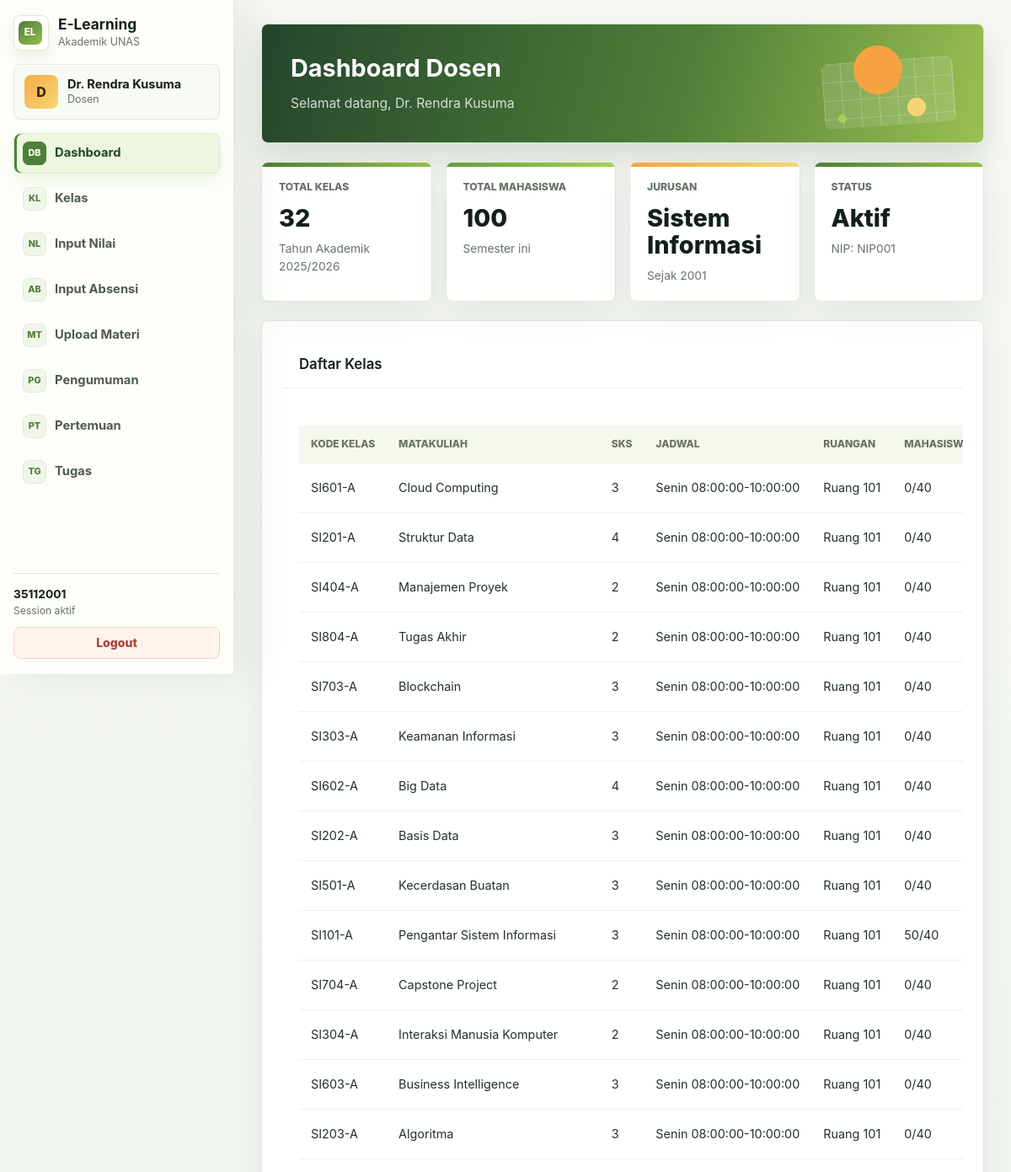
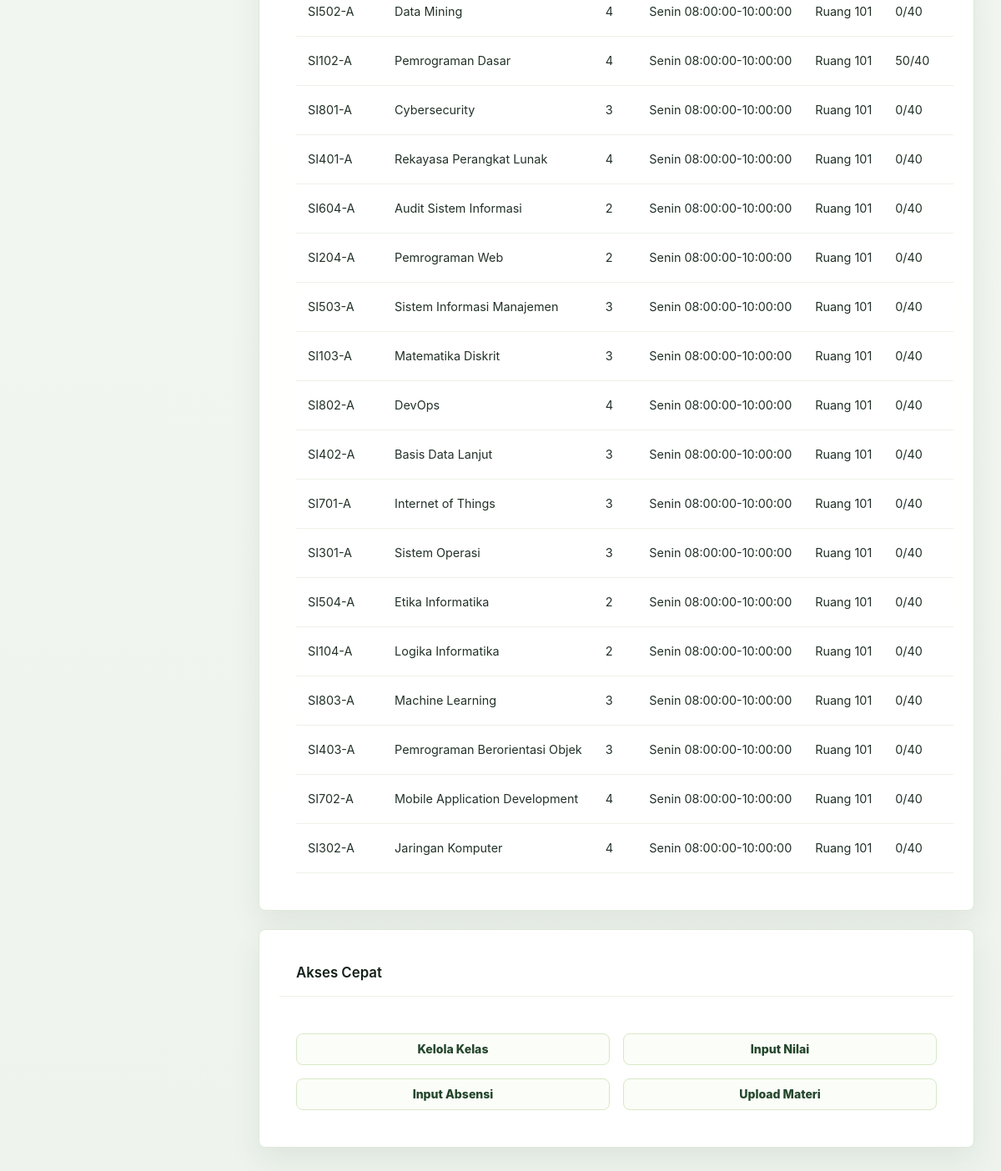
Page /src/dosen/dashboard.php (signed in) on the committed database (2 pictures, top to bottom).
### tables this page shows
CREATE TABLE IF NOT EXISTS dosen (
  id INT PRIMARY KEY AUTO_INCREMENT,
  user_id INT NOT NULL UNIQUE,
  nip VARCHAR(20) UNIQUE,
  jurusan_id INT NOT NULL,
  tahun_mulai_mengajar INT NOT NULL,
  status_akademik ENUM('aktif', 'cuti', 'pensiun') DEFAULT 'aktif',
  created_at TIMESTAMP DEFAULT CURRENT_TIMESTAMP,
  updated_at TIMESTAMP DEFAULT CURRENT_TIMESTAMP ON UPDATE CURRENT_TIMESTAMP,
  FOREIGN KEY (user_id) REFERENCES users(id) ON DELETE CASCADE,
  FOREIGN KEY (jurusan_id) REFERENCES jurusan(id),
  INDEX idx_jurusan (jurusan_id)
);

CREATE TABLE IF NOT EXISTS users (
  id INT PRIMARY KEY AUTO_INCREMENT,
  username VARCHAR(8) UNIQUE NOT NULL,
  password VARCHAR(255) NOT NULL,
  nama_lengkap VARCHAR(100) NOT NULL,
  nama_depan VARCHAR(50) NOT NULL,
  email VARCHAR(100),
  role ENUM('mahasiswa', 'dosen', 'admin') NOT NULL,
  status ENUM('aktif', 'nonaktif') DEFAULT 'aktif',
  last_login TIMESTAMP NULL,
  created_at TIMESTAMP DEFAULT CURRENT_TIMESTAMP,
  updated_at TIMESTAMP DEFAULT CURRENT_TIMESTAMP ON UPDATE CURRENT_TIMESTAMP,
  INDEX idx_username (username),
  INDEX idx_role (role)
);

CREATE TABLE IF NOT EXISTS jurusan (
  id INT PRIMARY KEY AUTO_INCREMENT,
  kode_jurusan VARCHAR(2) UNIQUE NOT NULL,
  nama_jurusan VARCHAR(100) NOT NULL,
  deskripsi TEXT,
  created_at TIMESTAMP DEFAULT CURRENT_TIMESTAMP
);

CREATE TABLE IF NOT EXISTS kelas (
  id INT PRIMARY KEY AUTO_INCREMENT,
  matakuliah_id INT NOT NULL,
  dosen_id INT NOT NULL,
  kode_kelas VARCHAR(10) UNIQUE NOT NULL,
  semester INT NOT NULL,
  tahun_akademik VARCHAR(9) NOT NULL,
  hari VARCHAR(20) NOT NULL,
  jam_mulai TIME NOT NULL,
  jam_selesai TIME NOT NULL,
  ruangan VARCHAR(50),
  kapasitas INT DEFAULT 40,
  jumlah_mahasiswa INT DEFAULT 0,
  created_at TIMESTAMP DEFAULT CURRENT_TIMESTAMP,
  updated_at TIMESTAMP DEFAULT CURRENT_TIMESTAMP ON UPDATE CURRENT_TIMESTAMP,
  FOREIGN KEY (matakuliah_id) REFERENCES matakuliah(id),
  FOREIGN KEY (dosen_id) REFERENCES dosen(id),
  INDEX idx_dosen (dosen_id),
  INDEX idx_matakuliah (matakuliah_id),
  INDEX idx_tahun_akademik (tahun_akademik)
);

CREATE TABLE IF NOT EXISTS matakuliah (
  id INT PRIMARY KEY AUTO_INCREMENT,
  kode_matkul VARCHAR(10) UNIQUE NOT NULL,
  nama_matkul VARCHAR(100) NOT NULL,
  sks INT NOT NULL,
  semester INT NOT NULL,
  jurusan_id INT NOT NULL,
  deskripsi TEXT,
  created_at TIMESTAMP DEFAULT CURRENT_TIMESTAMP,
  updated_at TIMESTAMP DEFAULT CURRENT_TIMESTAMP ON UPDATE CURRENT_TIMESTAMP,
  FOREIGN KEY (jurusan_id) REFERENCES jurusan(id),
  INDEX idx_semester (semester),
  INDEX idx_jurusan (jurusan_id)
);

### src/auth/check_auth.php (called while the page is built, shortened)
<?php
function isLoggedIn() {
  return isset($_SESSION['user_id']) && !empty($_SESSION['user_id']);
}
function getCurrentUser() {
  return [
    'id' => $_SESSION['user_id'],
    'username' => $_SESSION['username'],
    'nama_lengkap' => $_SESSION['nama_lengkap'],
    'role' => $_SESSION['role'],
    'email' => $_SESSION['email'] ?? null
  ];
}
?>

### src/helpers/db.php (called while the page is built, shortened)
<?php
function executeQuery($conn, $sql, $params = [], $types = '') {
  try {
    $stmt = $conn->prepare($sql);
    if (!empty($params)) {
      $stmt->bind_param($types, ...$params);
    }
    if (!$stmt->execute()) {
      throw new Exception("Execute failed: " . $stmt->error);
    }
    return $stmt;
  } catch (Exception $e) {
    error_log("Database error: " . $e->getMessage());
    return false;
  }
}
function fetchRow($conn, $sql, $params = [], $types = '') {
  $stmt = executeQuery($conn, $sql, $params, $types);
  $result = $stmt->get_result();
  $row = $result->fetch_assoc();
  return $row;
}
function fetchAll($conn, $sql, $params = [], $types = '') {
  $stmt = executeQuery($conn, $sql, $params, $types);
  $result = $stmt->get_result();
  $rows = [];
  while ($row = $result->fetch_assoc()) {
    $rows[] = $row;
  }
  return $rows;
}
function getDosenByUserId($conn, $userId) {
  return fetchRow($conn, "
    SELECT d.*, j.nama_jurusan, u.nama_lengkap, u.email
    FROM dosen d
    JOIN jurusan j ON d.jurusan_id = j.id
    JOIN users u ON d.user_id = u.id
    WHERE d.user_id = ?
  ", [$userId], 'i');
}
function getKelasByDosenId($conn, $dosenId, $tahunAkademik = null) {
  $sql = "
    SELECT k.*, m.nama_matkul, m.sks, COUNT(krs.id) as jumlah_mahasiswa
    FROM kelas k
    JOIN matakuliah m ON k.matakuliah_id = m.id
    LEFT JOIN krs ON k.id = krs.kelas_id AND krs.status_krs = 'diambil'
    WHERE k.dosen_id = ?
  ";
  $params = [$dosenId];
  $types = 'i';
  if ($tahunAkademik) {
    $sql .= " AND k.tahun_akademik = ?";
    $params[] = $tahunAkademik;
    $types .= 's';
  }
  $sql .= " GROUP BY k.id ORDER BY k.hari, k.jam_mulai";
  return fetchAll($conn, $sql, $params, $types);
}

### src/dosen/dashboard.php (the view, shortened to what this page needs)
<?php
require_once __DIR__ . '/../../config/database.php';
require_once __DIR__ . '/../helpers/db.php';
require_once __DIR__ . '/../auth/check_auth.php';
$user = getCurrentUser();
$dosen = getDosenByUserId($conn, $user['id']);
$tahunAkademik = '2025/2026';
$kelasDosen = getKelasByDosenId($conn, $dosen['id'], $tahunAkademik);
$totalKelas = count($kelasDosen);
$totalMahasiswa = 0;
foreach ($kelasDosen as $kelas) {
  $totalMahasiswa += $kelas['jumlah_mahasiswa'];
}
?>
<!DOCTYPE html>
<html lang="id">
<head>
  <link rel="stylesheet" href="/elearning_unas/public/css/style.css?v=20260702-fix3">
  <link rel="stylesheet" href="/elearning_unas/public/css/app.css?v=20260702-fix3">
</head>
<body>
  <?php include __DIR__ . '/../components/sidebar.php'; ?>
  <main>
    <div class="page-header">
      <h1 class="page-title">Dashboard Dosen</h1>
      <p class="page-subtitle">Selamat datang, <?php echo htmlspecialchars($user['nama_lengkap']); ?></p>
    </div>
    <div class="dashboard-grid">
      <div class="stat-card">
        <div class="stat-label">Total Kelas</div>
        <div class="stat-value"><?php echo $totalKelas; ?></div>
        <div class="stat-change">Tahun Akademik <?php echo $tahunAkademik; ?></div>
      </div>
      <div class="stat-card success">
        <div class="stat-label">Total Mahasiswa</div>
        <div class="stat-value"><?php echo $totalMahasiswa; ?></div>
        <div class="stat-change">Semester ini</div>
      </div>
      <div class="stat-card warning">
        <div class="stat-label">Jurusan</div>
        <div class="stat-value"><?php echo htmlspecialchars($dosen['nama_jurusan']); ?></div>
        <div class="stat-change">Sejak <?php echo $dosen['tahun_mulai_mengajar']; ?></div>
      </div>
      <div class="stat-card">
        <div class="stat-label">Status</div>
        <div class="stat-value"><?php echo ucfirst($dosen['status_akademik']); ?></div>
        <div class="stat-change">NIP: <?php echo htmlspecialchars($dosen['nip']); ?></div>
      </div>
    </div>
    <div class="card" style="margin-top: 2rem;">
      <div class="card-header">
        <h2 class="card-title">Daftar Kelas</h2>
      </div>
      <div class="card-body">
        <?php if (empty($kelasDosen)): ?>
          <p class="text-muted">Tidak ada kelas untuk tahun akademik ini</p>
        <?php else: ?>
          <table class="table">
            <thead>
              <tr>
                <th>Kode Kelas</th>
                <th>Matakuliah</th>
                <th>SKS</th>
                <th>Jadwal</th>
                <th>Ruangan</th>
                <th>Mahasiswa</th>
              </tr>
            </thead>
            <tbody>
              <?php foreach ($kelasDosen as $kelas): ?>
                <tr>
                  <td><?php echo htmlspecialchars($kelas['kode_kelas']); ?></td>
                  <td><?php echo htmlspecialchars($kelas['nama_matkul']); ?></td>
                  <td><?php echo $kelas['sks']; ?></td>
                  <td><?php echo $kelas['hari'] . ' ' . $kelas['jam_mulai'] . '-' . $kelas['jam_selesai']; ?></td>
                  <td><?php echo htmlspecialchars($kelas['ruangan']); ?></td>
                  <td><?php echo $kelas['jumlah_mahasiswa']; ?>/<?php echo $kelas['kapasitas']; ?></td>
                </tr>
              <?php endforeach; ?>
            </tbody>
          </table>
        <?php endif; ?>
      </div>
    </div>
    <div class="card" style="margin-top: 2rem;">
      <div class="card-header">
        <h2 class="card-title">Akses Cepat</h2>
      </div>
      <div class="card-body">
        <div class="grid grid-cols-2" style="gap: 1rem;">
          <a href="/elearning_unas/src/dosen/kelas.php" class="btn btn-outline" style="justify-content: center;">
            Kelola Kelas
          </a>
          <a href="/elearning_unas/src/dosen/nilai.php" class="btn btn-outline" style="justify-content: center;">
            Input Nilai
          </a>
          <a href="/elearning_unas/src/dosen/absensi.php" class="btn btn-outline" style="justify-content: center;">
            Input Absensi
          </a>
          <a href="/elearning_unas/src/dosen/materi.php" class="btn btn-outline" style="justify-content: center;">
            Upload Materi
          </a>
        </div>
      </div>
    </div>
  </main>
</body>
</html>

### src/components/sidebar.php (shortened to what this page needs)
<?php
require_once __DIR__ . '/../auth/check_auth.php';
$current_page = basename($_SERVER['PHP_SELF']);
$user = getCurrentUser();
$roleMenus = $menus[$user['role']] ?? [];
$roleDisplay = [
  'mahasiswa' => 'Mahasiswa',
  'dosen' => 'Dosen',
  'admin' => 'Administrator'
][$user['role']] ?? 'User';
$initials = strtoupper(substr($user['nama_lengkap'] ?? 'U', 0, 1));
?>
<aside class="sidebar">
  <div class="sidebar-header">
    <div class="sidebar-brand">
      <div class="brand-mark">EL</div>
      <div>
        <h3>E-Learning</h3>
        <span>Akademik UNAS</span>
      </div>
    </div>
  </div>
  <div class="sidebar-user">
    <div class="user-avatar"><?php echo htmlspecialchars($initials); ?></div>
    <div class="user-meta">
      <strong><?php echo htmlspecialchars($user['nama_lengkap']); ?></strong>
      <span><?php echo htmlspecialchars($roleDisplay); ?></span>
    </div>
  </div>
  <nav class="sidebar-nav">
    <?php foreach ($roleMenus as $item): ?>
      <a href="<?php echo htmlspecialchars($item['href']); ?>" class="nav-item <?php echo $current_page === $item['file'] ? 'active' : ''; ?>">
        <span class="nav-icon"><?php echo htmlspecialchars($item['icon']); ?></span>
        <?php echo htmlspecialchars($item['label']); ?>
      </a>
    <?php endforeach; ?>
  </nav>
  <div class="sidebar-footer">
    <div class="sidebar-footnote">
      <strong><?php echo htmlspecialchars($user['username']); ?></strong>
      <span>Session aktif</span>
    </div>
    <a href="/elearning_unas/src/auth/logout.php" class="btn btn-danger btn-block">Logout</a>
  </div>
</aside>

### rows in the picture
dosen: user.nama_lengkap "D", user.nama_lengkap "Dr. Rendra Kusuma", jurusan.nama_jurusan "Sistem Informasi", tahun_mulai_mengajar "2001", status_akademik "Aktif", nip "NIP001"
kelas: kode_kelas "SI601-A", matakuliah.nama_matkul "Cloud Computing", matakuliah.sks "3", hari "Senin", jam_mulai "08:00:00", jam_selesai "10:00:00", ruangan "Ruang 101", jumlah_mahasiswa "0", kapasitas "40"
kelas: kode_kelas "SI201-A", matakuliah.nama_matkul "Struktur Data", matakuliah.sks "4", hari "Senin", jam_mulai "08:00:00", jam_selesai "10:00:00", ruangan "Ruang 101", jumlah_mahasiswa "0", kapasitas "40"
kelas: kode_kelas "SI404-A", matakuliah.nama_matkul "Manajemen Proyek", matakuliah.sks "2", hari "Senin", jam_mulai "08:00:00", jam_selesai "10:00:00", ruangan "Ruang 101", jumlah_mahasiswa "0", kapasitas "40"
kelas: kode_kelas "SI804-A", matakuliah.nama_matkul "Tugas Akhir", matakuliah.sks "2", hari "Senin", jam_mulai "08:00:00", jam_selesai "10:00:00", ruangan "Ruang 101", jumlah_mahasiswa "0", kapasitas "40"
kelas: kode_kelas "SI703-A", matakuliah.nama_matkul "Blockchain", matakuliah.sks "3", hari "Senin", jam_mulai "08:00:00", jam_selesai "10:00:00", ruangan "Ruang 101", jumlah_mahasiswa "0", kapasitas "40"
kelas: kode_kelas "SI303-A", matakuliah.nama_matkul "Keamanan Informasi", matakuliah.sks "3", hari "Senin", jam_mulai "08:00:00", jam_selesai "10:00:00", ruangan "Ruang 101", jumlah_mahasiswa "0", kapasitas "40"
kelas: kode_kelas "SI602-A", matakuliah.nama_matkul "Big Data", matakuliah.sks "4", hari "Senin", jam_mulai "08:00:00", jam_selesai "10:00:00", ruangan "Ruang 101", jumlah_mahasiswa "0", kapasitas "40"
kelas: kode_kelas "SI202-A", matakuliah.nama_matkul "Basis Data", matakuliah.sks "3", hari "Senin", jam_mulai "08:00:00", jam_selesai "10:00:00", ruangan "Ruang 101", jumlah_mahasiswa "0", kapasitas "40"
kelas: kode_kelas "SI501-A", matakuliah.nama_matkul "Kecerdasan Buatan", matakuliah.sks "3", hari "Senin", jam_mulai "08:00:00", jam_selesai "10:00:00", ruangan "Ruang 101", jumlah_mahasiswa "0", kapasitas "40"
kelas: kode_kelas "SI101-A", matakuliah.nama_matkul "Pengantar Sistem Informasi", matakuliah.sks "3", hari "Senin", jam_mulai "08:00:00", jam_selesai "10:00:00", ruangan "Ruang 101", jumlah_mahasiswa "50", kapasitas "40"
kelas: kode_kelas "SI704-A", matakuliah.nama_matkul "Capstone Project", matakuliah.sks "2", hari "Senin", jam_mulai "08:00:00", jam_selesai "10:00:00", ruangan "Ruang 101", jumlah_mahasiswa "0", kapasitas "40"
kelas: kode_kelas "SI304-A", matakuliah.nama_matkul "Interaksi Manusia Komputer", matakuliah.sks "2", hari "Senin", jam_mulai "08:00:00", jam_selesai "10:00:00", ruangan "Ruang 101", jumlah_mahasiswa "0", kapasitas "40"
kelas: kode_kelas "SI603-A", matakuliah.nama_matkul "Business Intelligence", matakuliah.sks "3", hari "Senin", jam_mulai "08:00:00", jam_selesai "10:00:00", ruangan "Ruang 101", jumlah_mahasiswa "0", kapasitas "40"
kelas: kode_kelas "SI203-A", matakuliah.nama_matkul "Algoritma", matakuliah.sks "3", hari "Senin", jam_mulai "08:00:00", jam_selesai "10:00:00", ruangan "Ruang 101", jumlah_mahasiswa "0", kapasitas "40"
kelas: kode_kelas "SI502-A", matakuliah.nama_matkul "Data Mining", matakuliah.sks "4", hari "Senin", jam_mulai "08:00:00", jam_selesai "10:00:00", ruangan "Ruang 101", jumlah_mahasiswa "0", kapasitas "40"
kelas: kode_kelas "SI102-A", matakuliah.nama_matkul "Pemrograman Dasar", matakuliah.sks "4", hari "Senin", jam_mulai "08:00:00", jam_selesai "10:00:00", ruangan "Ruang 101", jumlah_mahasiswa "50", kapasitas "40"
kelas: kode_kelas "SI801-A", matakuliah.nama_matkul "Cybersecurity", matakuliah.sks "3", hari "Senin", jam_mulai "08:00:00", jam_selesai "10:00:00", ruangan "Ruang 101", jumlah_mahasiswa "0", kapasitas "40"
kelas: kode_kelas "SI401-A", matakuliah.nama_matkul "Rekayasa Perangkat Lunak", matakuliah.sks "4", hari "Senin", jam_mulai "08:00:00", jam_selesai "10:00:00", ruangan "Ruang 101", jumlah_mahasiswa "0", kapasitas "40"
kelas: kode_kelas "SI604-A", matakuliah.nama_matkul "Audit Sistem Informasi", matakuliah.sks "2", hari "Senin", jam_mulai "08:00:00", jam_selesai "10:00:00", ruangan "Ruang 101", jumlah_mahasiswa "0", kapasitas "40"
kelas: kode_kelas "SI204-A", matakuliah.nama_matkul "Pemrograman Web", matakuliah.sks "2", hari "Senin", jam_mulai "08:00:00", jam_selesai "10:00:00", ruangan "Ruang 101", jumlah_mahasiswa "0", kapasitas "40"
kelas: kode_kelas "SI503-A", matakuliah.nama_matkul "Sistem Informasi Manajemen", matakuliah.sks "3", hari "Senin", jam_mulai "08:00:00", jam_selesai "10:00:00", ruangan "Ruang 101", jumlah_mahasiswa "0", kapasitas "40"
kelas: kode_kelas "SI103-A", matakuliah.nama_matkul "Matematika Diskrit", matakuliah.sks "3", hari "Senin", jam_mulai "08:00:00", jam_selesai "10:00:00", ruangan "Ruang 101", jumlah_mahasiswa "0", kapasitas "40"
kelas: kode_kelas "SI802-A", matakuliah.nama_matkul "DevOps", matakuliah.sks "4", hari "Senin", jam_mulai "08:00:00", jam_selesai "10:00:00", ruangan "Ruang 101", jumlah_mahasiswa "0", kapasitas "40"
kelas: kode_kelas "SI402-A", matakuliah.nama_matkul "Basis Data Lanjut", matakuliah.sks "3", hari "Senin", jam_mulai "08:00:00", jam_selesai "10:00:00", ruangan "Ruang 101", jumlah_mahasiswa "0", kapasitas "40"
kelas: kode_kelas "SI701-A", matakuliah.nama_matkul "Internet of Things", matakuliah.sks "3", hari "Senin", jam_mulai "08:00:00", jam_selesai "10:00:00", ruangan "Ruang 101", jumlah_mahasiswa "0", kapasitas "40"
kelas: kode_kelas "SI301-A", matakuliah.nama_matkul "Sistem Operasi", matakuliah.sks "3", hari "Senin", jam_mulai "08:00:00", jam_selesai "10:00:00", ruangan "Ruang 101", jumlah_mahasiswa "0", kapasitas "40"
kelas: kode_kelas "SI504-A", matakuliah.nama_matkul "Etika Informatika", matakuliah.sks "2", hari "Senin", jam_mulai "08:00:00", jam_selesai "10:00:00", ruangan "Ruang 101", jumlah_mahasiswa "0", kapasitas "40"
kelas: kode_kelas "SI104-A", matakuliah.nama_matkul "Logika Informatika", matakuliah.sks "2", hari "Senin", jam_mulai "08:00:00", jam_selesai "10:00:00", ruangan "Ruang 101", jumlah_mahasiswa "0", kapasitas "40"
kelas: kode_kelas "SI803-A", matakuliah.nama_matkul "Machine Learning", matakuliah.sks "3", hari "Senin", jam_mulai "08:00:00", jam_selesai "10:00:00", ruangan "Ruang 101", jumlah_mahasiswa "0", kapasitas "40"
kelas: kode_kelas "SI403-A", matakuliah.nama_matkul "Pemrograman Berorientasi Objek", matakuliah.sks "3", hari "Senin", jam_mulai "08:00:00", jam_selesai "10:00:00", ruangan "Ruang 101", jumlah_mahasiswa "0", kapasitas "40"
kelas: kode_kelas "SI702-A", matakuliah.nama_matkul "Mobile Application Development", matakuliah.sks "4", hari "Senin", jam_mulai "08:00:00", jam_selesai "10:00:00", ruangan "Ruang 101", jumlah_mahasiswa "0", kapasitas "40"
kelas: kode_kelas "SI302-A", matakuliah.nama_matkul "Jaringan Komputer", matakuliah.sks "4", hari "Senin", jam_mulai "08:00:00", jam_selesai "10:00:00", ruangan "Ruang 101", jumlah_mahasiswa "0", kapasitas "40"

### other values in the picture
$roleDisplay "Dosen"
$item['icon'] "DB"
$item['label'] "Dashboard"
$item['icon'] "KL"
$item['label'] "Kelas"
$item['icon'] "NL"
$item['label'] "Input Nilai"
$item['icon'] "AB"
$item['label'] "Input Absensi"
$item['icon'] "MT"
$item['label'] "Upload Materi"
$item['icon'] "PG"
$item['label'] "Pengumuman"
$item['icon'] "PT"
$item['label'] "Pertemuan"
